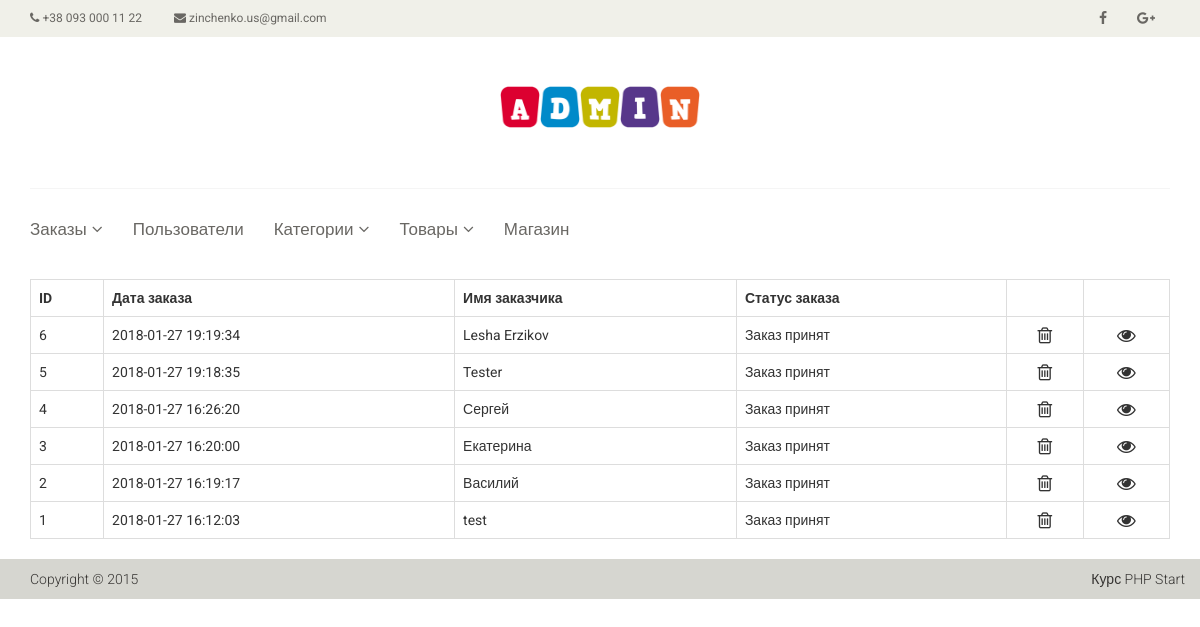
Before: /admin/orders (signed in) with the older database file.
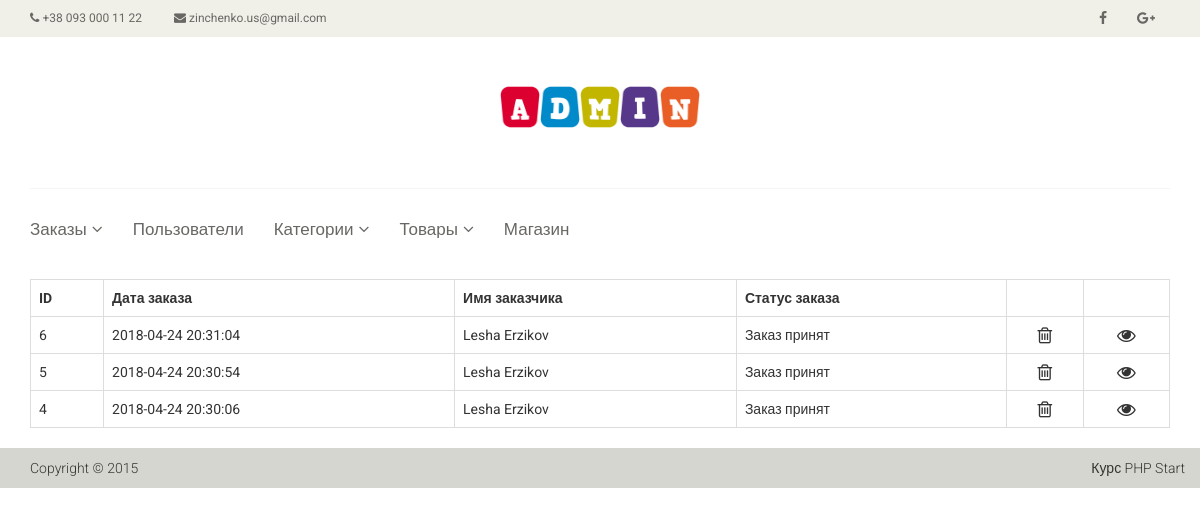
After: the same page with the newer database file.
### tables this page shows
CREATE TABLE `order_products` (
  `id` int(11) NOT NULL,
  `user_id` int(10) DEFAULT NULL,
  `user_name` varchar(20) NOT NULL,
  `user_number` varchar(15) NOT NULL,
  `comment` text,
  `products` text NOT NULL,
  `date` timestamp NOT NULL DEFAULT CURRENT_TIMESTAMP,
  `status` int(1) NOT NULL DEFAULT '0'
);

### controllers/AdminOrdersController.php (called while the page is built, shortened)
<?php
class AdminOrdersController extends AdminBaseController
{
    public function actionIndex($status = null)
    {
        $status = trim($status, "status-");
        if ($status != null && $status <= 3) {
            $orders = Order::getOrdersByStatus($status);
        } else {
            $orders = Order::getAllOrders();
        }
        $this->view->render('admin/orders/index', array('orders' => $orders));
        return true;
    }
}

### components/Router.php (called while the page is built, shortened)
<?php
Class Router
{
    private $routes;
    public function __construct()
    {
        $routesPath = ROOT."/config/routes.php";
        $this->routes = include($routesPath);
    }
    public function run()
    {
        $uri = $this->getURI();
        foreach ($this->routes as $uriPattern => $path) {
            if (preg_match("~^$uriPattern$~", $uri)) {
                $internalRoute = preg_replace("~$uriPattern~", $path, $uri);
                $segments = explode('/', $internalRoute);
                $controllerName = 'controllers\\'.ucfirst(array_shift($segments).'Controller');
                $actionName = 'action'.ucfirst(array_shift($segments));
                $parametrs = $segments;
                $controllerObject = new $controllerName();
                $result = call_user_func_array(array($controllerObject, $actionName), $parametrs);
                if ($result) {
                    break;
                }
            }
        }
    }
    private function getURI()
    {
        if (!empty($_SERVER['REQUEST_URI'])) {
				return trim($_SERVER['REQUEST_URI'], '/');
		}
	}
}

### index.php (called while the page is built, shortened)
<?php
$route = new Router();
$route->run();

### models/Order.php (called while the page is built, shortened)
<?php
Class Order
{
    public static function getAllOrders()
    {
    	$db = Database::getConnection();
    	$query = $db->query("SELECT * FROM order_products ORDER BY date DESC");
    	$result = $query->fetchAll();
    	return $result;
    }
    public static function getStatus($status)
    {
        return self::STATUSES[$status];
    }
}

### views/admin/orders/index.php (the view)
<section>
    <div class="container">
        <div class="row">
            <div class="col-sm-12" >
                <table class="table table-bordered">
                    <tr>
                        <th>ID</th>
                        <th>Дата заказа</th>
                        <th>Имя заказчика</th>
                        <th>Статус заказа</th>
                        <th></th>
                        <th></th>
                    </tr>
                    <?php foreach ($orders as $order): ?>
                    <tr>
                        <td><?= $order['id'] ?></td>
                        <td><?= $order['date'] ?></td>
                        <td><?= $order['user_name'] ?></td>
                        <td><?= models\Order::getStatus($order['status']) ?></td>
                        <td  class='text-center'>
                            <a onclick="deleteOrder(this); return false;" href="#" class="icon" data-id="<?= $order['id'] ?>" >
                                <i class="fa fa-trash-o fa-lg" aria-hidden="true"></i>
                            </a>
                        </td>
                        <td class='text-center'>
                            <a href="/admin/orders/view/<?= $order['id'] ?>" class="icon">
                                <i class="fa fa-eye fa-lg" aria-hidden="true"></i>
                            </a>
                        </td>
                    </tr>
                    <?php endforeach; ?>
                </table>
            </div>
        </div>
    </div>
</section>

Changed rows visible on the page:
removed order_products: id "3", date "2018-01-27 16:20:00", user_name "Екатерина", status "Заказ принят"
removed order_products: id "2", date "2018-01-27 16:19:17", user_name "Василий", status "Заказ принят"
removed order_products: id "1", date "2018-01-27 16:12:03", user_name "test", status "Заказ принят"
changed order_products id 6: date "2018-01-27 19:19:34" → "2018-04-24 20:31:04"
changed order_products id 5: date "2018-01-27 19:18:35" → "2018-04-24 20:30:54"; user_name "Tester" → "Lesha Erzikov"
changed order_products id 4: date "2018-01-27 16:26:20" → "2018-04-24 20:30:06"; user_name "Сергей" → "Lesha Erzikov"
